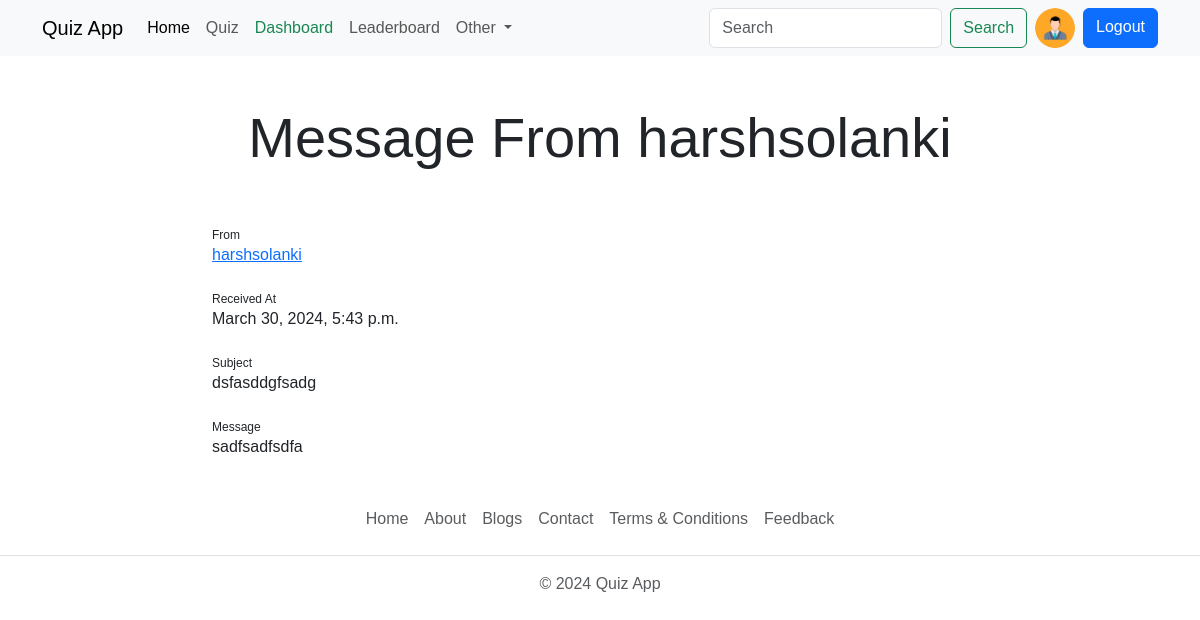
The page /message/8 (signed in) on the database its author committed.
### account/models.py (models this page shows, shortened)
class Profile(models.Model):
    user = models.OneToOneField(User, on_delete=models.CASCADE, null=True)  # verbose_name
    bio = models.TextField(blank=True, null=True)
    profile_img = models.ImageField(upload_to='profile_img/', default= 'user.png', blank=True, null=True, verbose_name='Profile Image')
    location = models.CharField(max_length=100, blank=True, null=True)
    GENDER = (
        ('Male', 'Male'),
        ('Female', 'Female'),
        ('Other', 'Other'),
    )
    gender = models.CharField(max_length=6, choices=GENDER, blank=True, null=True)

### base/models.py (models this page shows, shortened)
class Message(models.Model):
    user = models.ForeignKey(User, on_delete=models.CASCADE)
    subject = models.CharField(max_length=255)
    message = models.TextField()
    is_read = models.BooleanField(default=False)
    created_at = models.DateTimeField(auto_now_add=True)

### base/views.py (the view)
# urls.py: path('message/<int:id>', views.message_view, name='message'),
@user_passes_test(is_superuser, login_url='login')
def message_view(request, id):
    user_object = User.objects.get(username=request.user)
    user_profile = Profile.objects.get(user=user_object)
    message = Message.objects.filter(id=int(id)).first()
    if not message.is_read:
        message.is_read = True
        message.save()
    context = {
        'user_profile': user_profile,
        'message': message,
    }
    return render(request, 'message.html', context)

### base/views.py (called while the page is built)
def is_superuser(user):
    return user.is_superuser

### templates/message.html (shortened to what this page needs)
{% extends 'index.html' %}
{% load static %}
{% block content %}
<h1 class="display-4 text-center my-5">Message From {{ message.user.username }}</h1>
<main>
    <div class="container col-md-8 col-sm-12">
        <article>
            <sub>From</sub>
            <p class="" title="click to see profile"><a href="{% url 'profile' message.user.username %}">{{message.user.username}}</a></p>
            <sub>Received At</sub>
            <p>{{message.created_at}}</p>
            <sub>Subject</sub>
            <p>{{message.subject}}</p>
            <sub>Message</sub>
            <p>{{message.message}}</p>
        </article>
    </div>
</main>
{% endblock %}

### templates/components/navbar.html (shortened to what this page needs)
<nav class="navbar navbar-expand-lg bg-body-tertiary d-none d-lg-block">
    <div class="container">
        <a class="navbar-brand" href="{% url 'home' %}">Quiz App</a>
        <div class="collapse navbar-collapse" id="navbarSupportedContent">
            <ul class="navbar-nav me-auto mb-2 mb-lg-0">
                <li class="nav-item">
                    <a class="nav-link active" aria-current="page" href="{% url 'home' %}">Home</a>
                </li>
                <li class="nav-item">
                    <a class="nav-link" href="{% url 'all_quiz' %}">Quiz</a>
                </li>
                {% if request.user.is_superuser %}
                <li class="nav-item">
                    <a class="nav-link text-success" href="{% url 'dashboard' %}">Dashboard</a>
                </li>
                {% endif %}
                <li class="nav-item">
                    <a class="nav-link" href="{% url 'leaderboard' %}">Leaderboard</a>
                </li>
                <li class="nav-item dropdown">
                    <a class="nav-link dropdown-toggle" href="#" role="button" data-bs-toggle="dropdown"
                        aria-expanded="false">
                        Other
                    </a>
                </li>
            </ul>
            <form class="d-flex" role="search" action="{% url 'search_users' %}">
                <input class="form-control me-2" type="search" placeholder="Search" aria-label="Search" name="q" />
                <button class="btn btn-outline-success" type="submit">
                    Search
                </button>
                {% if request.user.is_authenticated %}
                <a type="button" class="mx-2" href="{% url 'profile' request.user.username %}">
                    <img class="rounded-circle" src="{{ user_profile.profile_img.url }}" class="img-fluid" width="40" height="40" alt="">
                </a>
                <a type="button" href="{% url 'logout' %}" class="btn btn-primary">Logout</a>
                {% else %}
                <a type="button" href="{% url 'login' %}" class="btn btn-primary ms-2">Login</a>
                {% endif %}
            </form>
        </div>
    </div>
</nav>

### static/css/style.css (style rules this page uses)
* { font-family: 'Trebuchet MS', 'Lucida Sans Unicode', 'Lucida Grande', 'Lucida Sans', Arial, sans-serif; }

### rows shown on the page
Profile: profile_img (placeholder picture)
Message: user.username "harshsolanki", created_at "March 30, 2024, 5:43 p.m.", subject "dsfasddgfsadg", message "sadfsadfsdfa"
